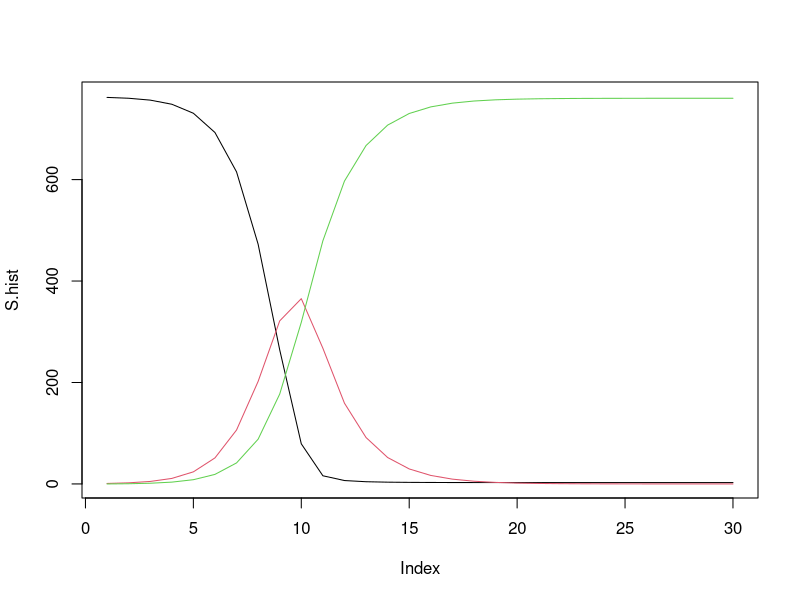

This figure's R source:
alpha<-0.00218 #(person-1 day-1)
gamma<-0.44 #(day-1)
S<-762
I<-1
R<-0
S.hist<-c()
I.hist<-c()
R.hist<-c()
for (day in 1:30) {
	S.hist[day]<-S
	I.hist[day]<-I
	R.hist[day]<-R
	# You need to add next three lines 
	delta.S<-(-alpha*S*I) 
	delta.I<-alpha*S*I-gamma*I 
	delta.R<-gamma*I 
	S<-S+delta.S
	I<-I+delta.I
	R<-R+delta.R
	# Ensure S,I,R > 0
	S<-max(S,0) 
	I<-max(I,0)
	R<-max(R,0)
}
plot(S.hist,type="l")
lines(I.hist,col=2)
lines(R.hist,col=3)
